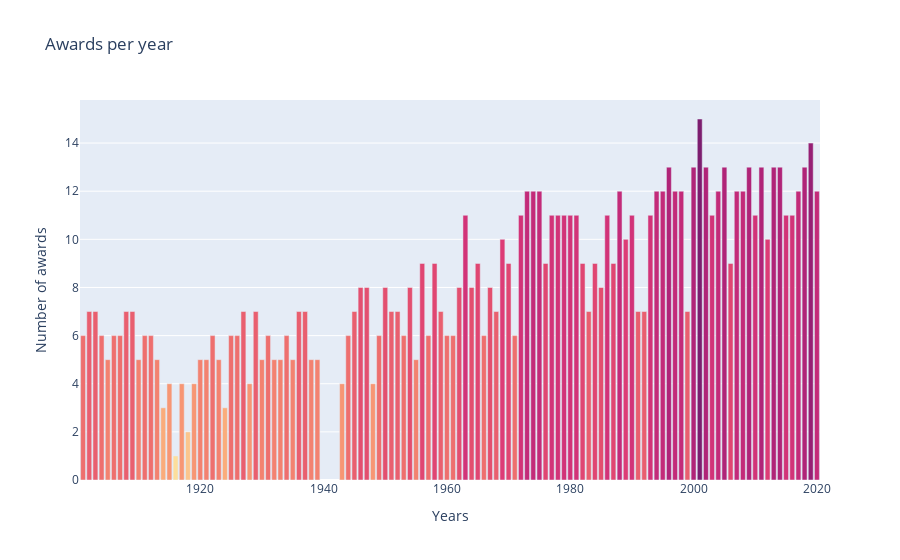

The code cell stored with this chart in its notebook:
### Markdown cell above
# Number of Prizes Awarded Over Time

**Challenge**: Are more prizes awarded recently than when the prize was first created? Show the trend in awards visually. 
* Count the number of prizes awarded every year. 
* Create a 5 year rolling average of the number of prizes (Hint: see previous lessons analysing Google Trends).
* Using Matplotlib superimpose the rolling average on a scatter plot.
* Show a tick mark on the x-axis for every 5 years from 1900 to 2020. (Hint: you'll need to use NumPy). 

<img src=https://i.imgur.com/4jqYuWC.png width=650>

* Use the [named colours](https://matplotlib.org/3.1.0/gallery/color/named_colors.html) to draw the data points in `dogerblue` while the rolling average is coloured in `crimson`. 

<img src=https://i.imgur.com/u3RlcJn.png width=350>

* Looking at the chart, did the first and second world wars have an impact on the number of prizes being given out? 
* What could be the reason for the trend in the chart?

### Code cell
awards_per_year = df_data.groupby(['year'], as_index=False).agg({"prize": "count"})
fig = px.bar(x=awards_per_year.year, 
             y=awards_per_year.prize,
             labels={"x":"Years", "y":"Number of awards"},
             color=awards_per_year.prize,
             color_continuous_scale="sunsetdark",
             title="Awards per year"
         
             )
fig.update_layout(coloraxis_showscale=False)
fig.show()

### Figure 1 — Plotly figure (JSON) as saved in the notebook; plotly's stock layout.template omitted (floating-point values rounded to 4 significant figures)
{"data": [{"alignmentgroup": "True", "hovertemplate": "Years=%{x}<br>Number of awards=%{y}<br>color=%{marker.color}<extra></extra>", "legendgroup": "", "marker": {"color": [6, 7, 7, 6, 5, 6, 6, 7, 7, 5, 6, 6, 5, 3, 4, 1, 4, 2, 4, 5, 5, 6, 5, 3, 6, 6, 7, 4, 7, 5, 6, 5, 5, 6, 5, 7, 7, 5, 5, 4, 6, 7, 8, 8, 4, 6, 8, 7, 7, 6, 8, 5, 9, 6, 9, 7, 6, 6, 8, 11, 8, 9, 6, 8, 7, 10, 9, 6, 11, 12, 12, 12, 9, 11, 11, 11, 11, 11, 9, 7, 9, 8, 11, 9, 12, 10, 11, 7, 7, 11, 12, 12, 13, 12, 12, 7, 13, 15, 13, 11, 12, 13, 9, 12, 12, 13, 11, 13, 10, 13, 13, 11, 11, 12, 13, 14, 12], "coloraxis": "coloraxis", "pattern": {"shape": ""}}, "name": "", "offsetgroup": "", "orientation": "v", "showlegend": false, "textposition": "auto", "type": "bar", "x": [1901, 1902, 1903, 1904, 1905, 1906, 1907, 1908, 1909, 1910, 1911, 1912, 1913, 1914, 1915, 1916, 1917, 1918, 1919, 1920, 1921, 1922, 1923, 1924, 1925, 1926, 1927, 1928, 1929, 1930, 1931, 1932, 1933, 1934, 1935, 1936, 1937, 1938, 1939, 1943, 1944, 1945, 1946, 1947, 1948, 1949, 1950, 1951, 1952, 1953, 1954, 1955, 1956, 1957, 1958, 1959, 1960, 1961, 1962, 1963, 1964, 1965, 1966, 1967, 1968, 1969, 1970, 1971, 1972, 1973, 1974, 1975, 1976, 1977, 1978, 1979, 1980, 1981, 1982, 1983, 1984, 1985, 1986, 1987, 1988, 1989, 1990, 1991, 1992, 1993, 1994, 1995, 1996, 1997, 1998, 1999, 2000, 2001, 2002, 2003, 2004, 2005, 2006, 2007, 2008, 2009, 2010, 2011, 2012, 2013, 2014, 2015, 2016, 2017, 2018, 2019, 2020], "xaxis": "x", "y": [6, 7, 7, 6, 5, 6, 6, 7, 7, 5, 6, 6, 5, 3, 4, 1, 4, 2, 4, 5, 5, 6, 5, 3, 6, 6, 7, 4, 7, 5, 6, 5, 5, 6, 5, 7, 7, 5, 5, 4, 6, 7, 8, 8, 4, 6, 8, 7, 7, 6, 8, 5, 9, 6, 9, 7, 6, 6, 8, 11, 8, 9, 6, 8, 7, 10, 9, 6, 11, 12, 12, 12, 9, 11, 11, 11, 11, 11, 9, 7, 9, 8, 11, 9, 12, 10, 11, 7, 7, 11, 12, 12, 13, 12, 12, 7, 13, 15, 13, 11, 12, 13, 9, 12, 12, 13, 11, 13, 10, 13, 13, 11, 11, 12, 13, 14, 12], "yaxis": "y"}], "layout": {"barmode": "relative", "coloraxis": {"colorbar": {"title": {"text": "color"}}, "colorscale": [[0, "rgb(252, 222, 156)"], [0.1667, "rgb(250, 164, 118)"], [0.3333, "rgb(240, 116, 110)"], [0.5, "rgb(227, 79, 111)"], [0.6667, "rgb(220, 57, 119)"], [0.8333, "rgb(185, 37, 122)"], [1, "rgb(124, 29, 111)"]], "showscale": false}, "legend": {"tracegroupgap": 0}, "title": {"text": "Awards per year"}, "xaxis": {"anchor": "y", "domain": [0, 1], "title": {"text": "Years"}}, "yaxis": {"anchor": "x", "domain": [0, 1], "title": {"text": "Number of awards"}}}}
